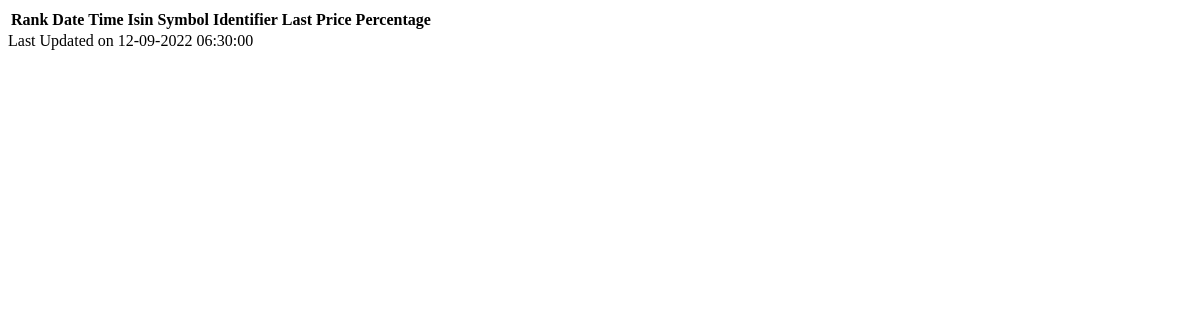
Before: /bengaluru/load-500/ with the older database file.
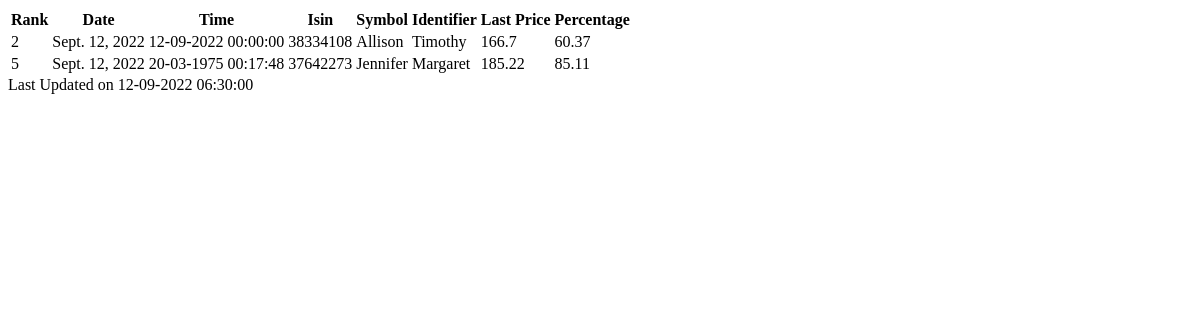
After: the same page with the newer database file.
### bengaluru/models.py (models this page shows)
class FiveHundred(models.Model):
    date = models.DateField(verbose_name="Date")
    time = models.DateTimeField(verbose_name="Time")
    rank = models.IntegerField(verbose_name="Rank")
    symbol = models.CharField(max_length=200, verbose_name="Symbol")
    identifier = models.CharField(max_length=200, verbose_name="Identifier")
    company_name = models.CharField(max_length=500, verbose_name="Company Name")
    isin = models.CharField(max_length=100, verbose_name="Isin")
    last_price = models.FloatField(verbose_name="Price")
    percentage_change = models.FloatField(verbose_name="Percentage")
    objects = models.Manager()
    class Meta:
        ordering = ["-date", "rank"]
        constraints = [
            models.UniqueConstraint(fields=['date', 'isin'], name='unique_five_hundred')
        ]

### bengaluru/views.py (the view)
# urls.py: path('load-500/', views.load_five_hundred, name='load-500'),
def load_five_hundred(request):
    obj = FiveHundred.objects.filter(date=datetime.today())
    context = {"items": list(obj.values())}
    return render(request, 'bengaluru/load-500.html', context=context)

### templates/bengaluru/load-500.html
<table id="nifty500" class="green-table">
<tr>
    <th>Rank</th>
    <th>Date</th>
    <th>Time</th>
    <th>Isin</th>
    <th>Symbol</th>
    <th>Identifier</th>
    <th>Last Price</th>
    <th>Percentage</th>
</tr>
{% for item in items %}
<tr>
    <td>{{ item.rank }}</td>
    <td>{{ item.date }}</td>
    <td>{{ item.time|date:'d-m-Y H:i:s' }}</td>
    <td>{{ item.isin }}</td>
    <td>{{ item.symbol }}</td>
    <td>{{ item.identifier }}</td>
    <td class="value">{{ item.last_price }}</td>
    <td class="value">{{ item.percentage_change }}</td>
</tr>
{% endfor %}
</table>
<div class="pt-3 txt-rt">Last Updated on {% now "d-m-Y H:i:s" %}</div>

Changed rows visible on the page:
added FiveHundred: rank "2", date "Sept. 12, 2022", time "12-09-2022 00:00:00", isin "38334108", symbol "Allison", identifier "Timothy", last_price "166.7", percentage_change "60.37"
added FiveHundred: rank "5", date "Sept. 12, 2022", time "20-03-1975 00:17:48", isin "37642273", symbol "Jennifer", identifier "Margaret", last_price "185.22", percentage_change "85.11"
